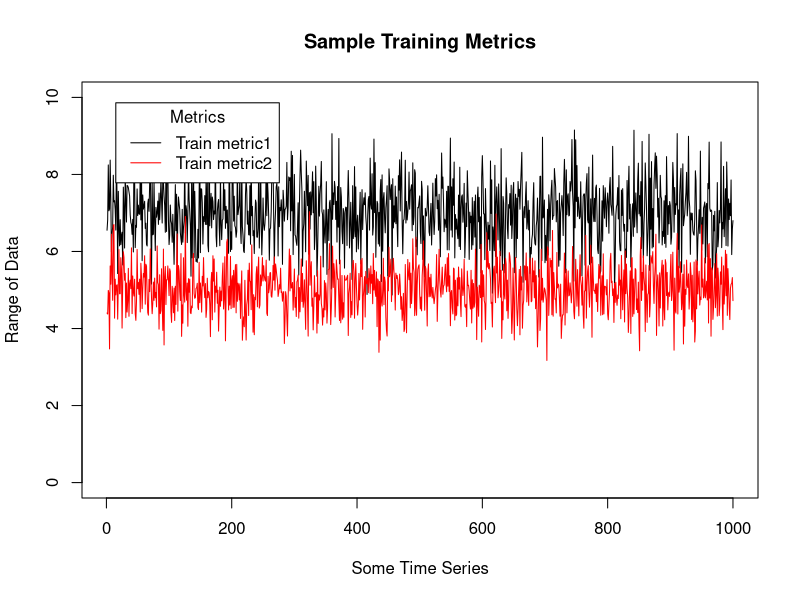
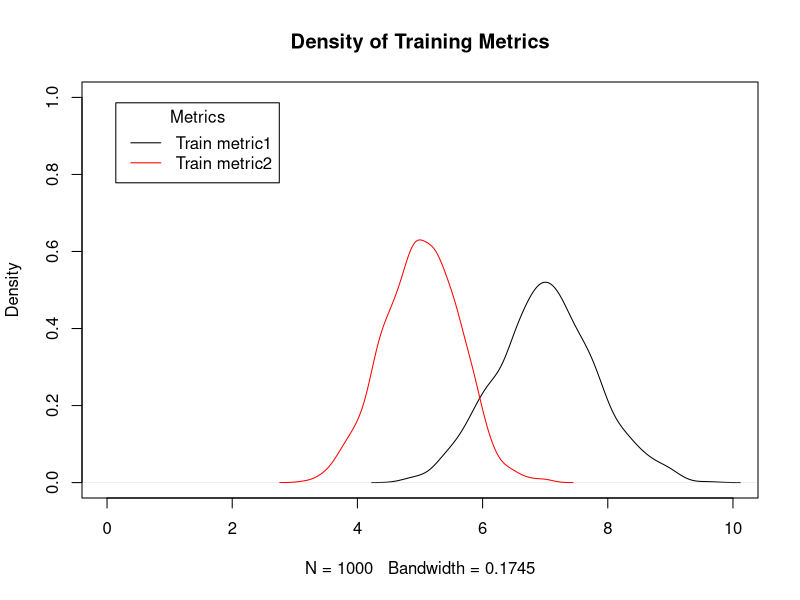
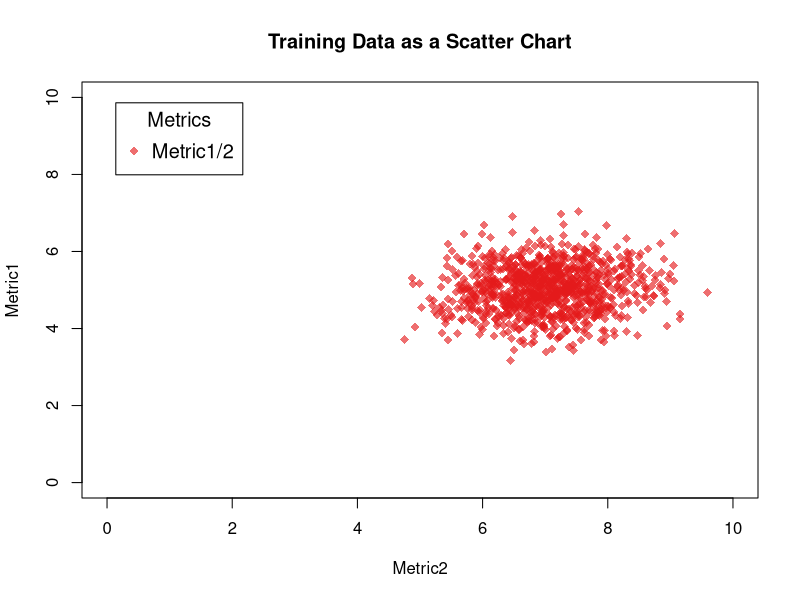
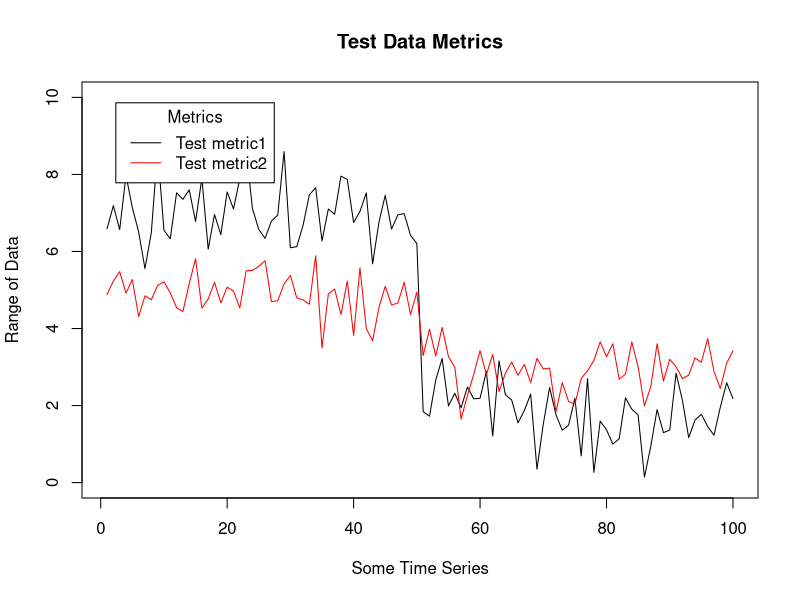
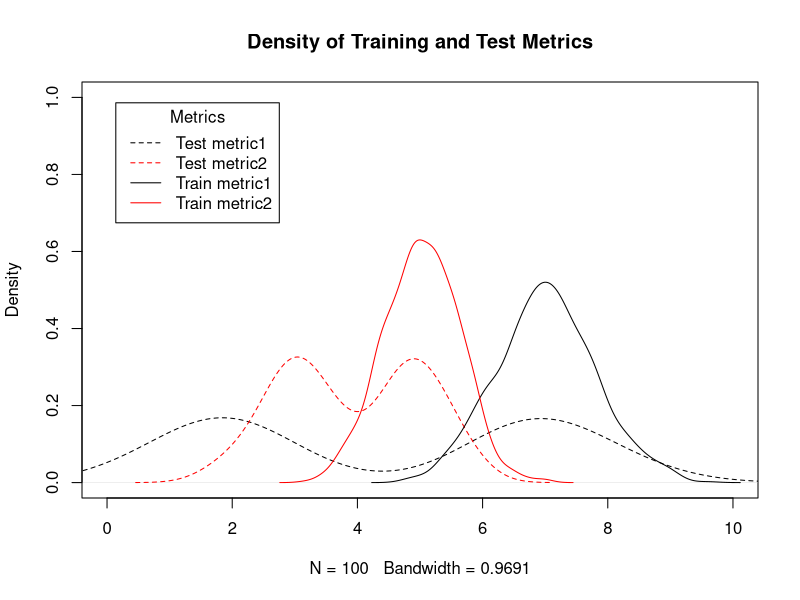
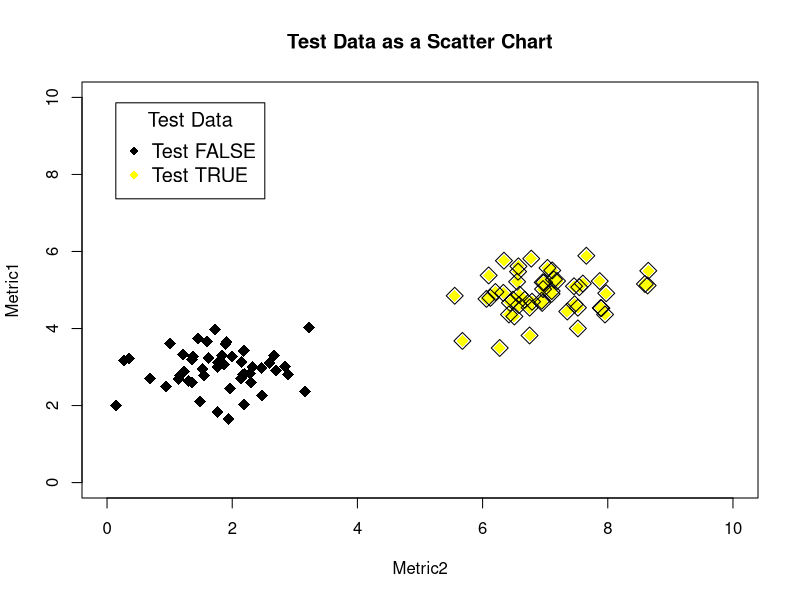
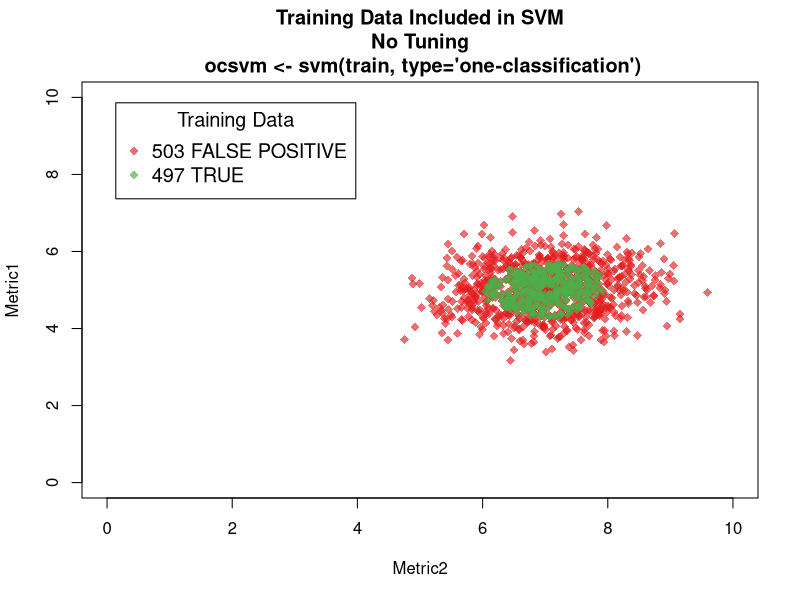
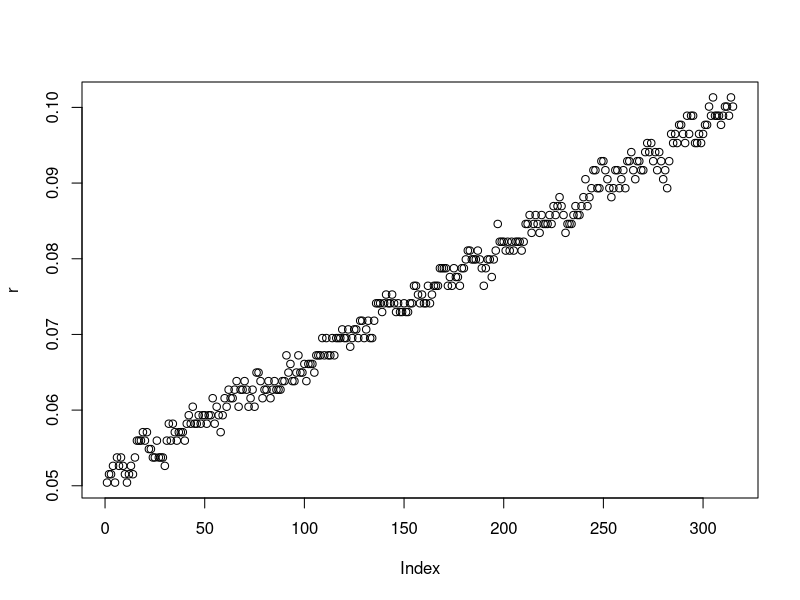

The R script that drew these images, in order:
# ocsvm.R: 
#    Demostration of One-Class SVM
# 
# Author: Stephen O'Connell
#         sao@saoconnell.com
###############################################################################

rm(list=ls())

require(e1071)
require(lattice)
require(Cairo)

set.seed(123)
N <- 1000
N_test <- 100


##--------------------------------------------------------------
## CREATE TRAINING DATA
x1 <- rnorm(N, mean=7, sd=.8)
x2 <- rnorm(N, mean=5, sd=.6)
train <- data.frame(x1, x2)


## TRAIN PLOT
plot(x1[1:1000], type='l', ylim=c(0,10), ylab="", xlab="")
lines(x2[1:1000], col='red')
title(main="Sample Training Metrics", ylab="Range of Data", xlab="Some Time Series")
legend("topleft", c("Train metric1","Train metric2"), lty=c(1,1), 
		col=c("black","red"),
		title="Metrics", inset=.05 )



#TRAIN DENSITY
plot(density(x1), xlim=c(0,10), ylim=c(0,1),
		main="Density of Training Metrics")
lines(density(x2), col='red')
legend("topleft", c("Train metric1","Train metric2"), lty=c(1,1), 
		col=c("black","red"),
		title="Metrics", inset=.05 )



## PLOT TRAINING DATA AS A SCATTER CHART
plot(x1,x2, col="#E41A1CA1", pch=18, ylim=c(0,10), xlim=c(0,10), ylab="", xlab="", cex=1.2)
title(main="Training Data as a Scatter Chart", ylab="Metric1", xlab="Metric2")
legend("topleft", c("Metric1/2"), pch=18, cex=1.2, 
		col=c("#E41A1CA1"),
		title="Metrics", inset=.05 )



##--------------------------------------------------------------
## CREATE TEST DATA
T1 <- c(rnorm(N_test/2, mean=7, sd=.8), 
		rnorm(N_test/2, mean=2, sd=.8))
T2 <- c(rnorm(N_test/2, mean=5, sd=.6), 
		rnorm(N_test/2, mean=3, sd=.6))
test <- data.frame(T1,T2)

testGroundTruth <- c(rep(TRUE, N_test/2), rep(FALSE, N_test/2))

## TEST PLOT
plot(T1, type='l', ylim=c(0,10), ylab="", xlab="")
lines(T2, col='red')
title(main="Test Data Metrics", ylab="Range of Data", xlab="Some Time Series")
legend("topleft", c("Test metric1","Test metric2"), lty=c(1,1), 
		col=c("black","red"),
		title="Metrics", inset=.05 )



## TEST DENSITY
## TRAIN DENSITY
plot(density(T1), xlim=c(0,10), ylim=c(0,1), lty=2,
		main="Density of Training and Test Metrics")
lines(density(T2), col='red', lty=2)
lines(density(x1))
lines(density(x2), col='red')
legend("topleft", c("Test metric1","Test metric2","Train metric1","Train metric2"), lty=c(2,2,1,1), 
		col=c("black","red"),
		title="Metrics", inset=.05 )




## PLOT TEST DATA AS A SCATTER CHART
plot(T1,T2, col="black", pch=18, ylim=c(0,10), xlim=c(0,10), ylab="", xlab="", cex=1.6)
points(T1[testGroundTruth],T2[testGroundTruth], col='yellow', pch=18, cex=1.6)
points(T1[testGroundTruth], T2[testGroundTruth], col='black', pch=5, cex=1.6)

title(main="Test Data as a Scatter Chart", ylab="Metric1", xlab="Metric2")
legend("topleft", c("Test FALSE", "Test TRUE"), pch=c(18,18), cex=1.2, 
		col=c("black","yellow"),
		title="Test Data", inset=.05 )




##--------------------------------------------------------------
## TRAIN THE MODEL
ocsvm <- svm(train, type='one-classification')

svm_cmd <- "ocsvm <- svm(train, type=\'one-classification\')"
train_indx <- predict(ocsvm, train)
t <- as.character(table(train_indx, rep(TRUE, N)))


## PLOT TRAINING DATA SELECTED IN OCSVM 
plot(x1,x2, col="#E41A1CA1", pch=18, ylim=c(0,10), xlim=c(0,10), ylab="", xlab="", cex=1.2)
points(x1[train_indx], x2[train_indx], col='#4DAF4AAF', pch=18)
title(main=paste("Training Data Included in SVM\nNo Tuning\n", svm_cmd), ylab="Metric1", xlab="Metric2")
legend("topleft", c(paste(t[1], "FALSE POSITIVE"), paste(t[2],"TRUE")), pch=c(18,18), cex=1.2, 
		col=c("#E41A1CA1", "#4DAF4AAF"),
		title="Training Data", inset=.05 )


##--------------------------------------------------------------
## TUNING THE MODEL
results <- list()
for (nu in seq(from=.05, to=.09, by=.002)) {
	for (gamma in seq(from=.12, to=.19, by=.005)) {
		key <- paste("nu_", as.character(nu), "_gamma_", as.character(gamma), sep='')
		ocsvm <- svm(train, type='one-classification', nu=nu, gamma=gamma)
		train_indx <- predict(ocsvm, train)
		t <- table(train_indx, rep(TRUE, N))
		results[key] <- t[1] / t[2]
	}
}

r <- do.call("rbind",results)
dimnames(r)[[1]][which.min(r)]
min(r)

plot(r)


##--------------------------------------------------------------
## TRAIN THE MODEL
ocsvm <- svm(train, type='one-classification', nu=.05, gamma=.14)
svm_cmd <- "ocsvm <- svm(train, type=\'one-classification\', nu=.05, gamma=.14)"

train_indx <- predict(ocsvm, train)
t <- as.character(table(train_indx, rep(TRUE, N)))

## PLOT TRAINING DATA SELECTED IN OCSVM 
plot(x1,x2, col="#E41A1CA1", pch=18, ylim=c(0,10), xlim=c(0,10), ylab="", xlab="", cex=1.2)
points(x1[train_indx], x2[train_indx], col='#4DAF4AAF', pch=18)
title(main=paste("Training Data Included in SVM\nWith Tuning\n", svm_cmd), ylab="Metric1", xlab="Metric2")
legend("topleft", c(paste(t[1], "FALSE POSITIVE"), paste(t[2],"TRUE")), pch=c(18,18), cex=1.2, 
		col=c("#E41A1CA1", "#4DAF4AAF"),
		title="Training Data", inset=.05 )




##----------------------------------------------------------
##  TESTING THE MODEL
test_indx <- predict(ocsvm, test)

table(train_indx, rep(TRUE, N))
table(test_indx, testGroundTruth)
tt <- as.character(table(test_indx, testGroundTruth))



## PLOT TRAINING VS TEST DATA 
plot(x1,x2, col="#E41A1C31", pch=18, ylim=c(0,10), xlim=c(0,10), ylab="", xlab="", cex=1.2)
points(x1[train_indx], x2[train_indx], col='#4DAF4A3F', pch=18)
points(T1, T2, col='black', pch=18, cex=1.6)
points(T1[testGroundTruth], T2[testGroundTruth], col='green', pch=18, cex=1.6)
points(T1[test_indx], T2[test_indx], col='yellow', pch=18, cex=1.6)
points(T1[test_indx], T2[test_indx], col='black', pch=5, cex=1.6)
title(main=paste("Test Data\nTuned OCSVM"), ylab="Metric1", xlab="Metric2")
legend("topleft", c(paste(tt[1], "Test FALSE"), paste(tt[4], "Test TRUE"), paste(tt[3], "FALSE POSITIVE")), pch=c(18,18,18), cex=1.6, 
		col=c('black', 'yellow', 'green'),
		title="Test Data", inset=.05 )
